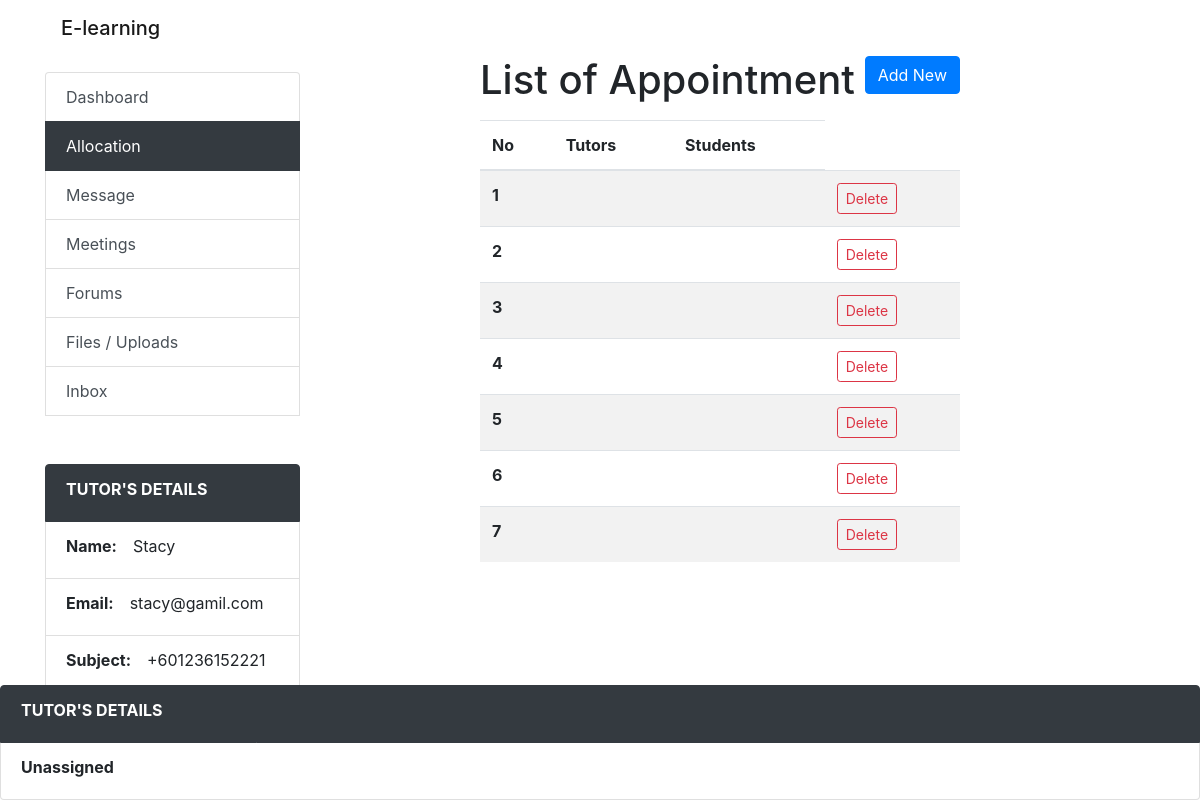
The page /lecture_allocation.php on the database as committed earlier.
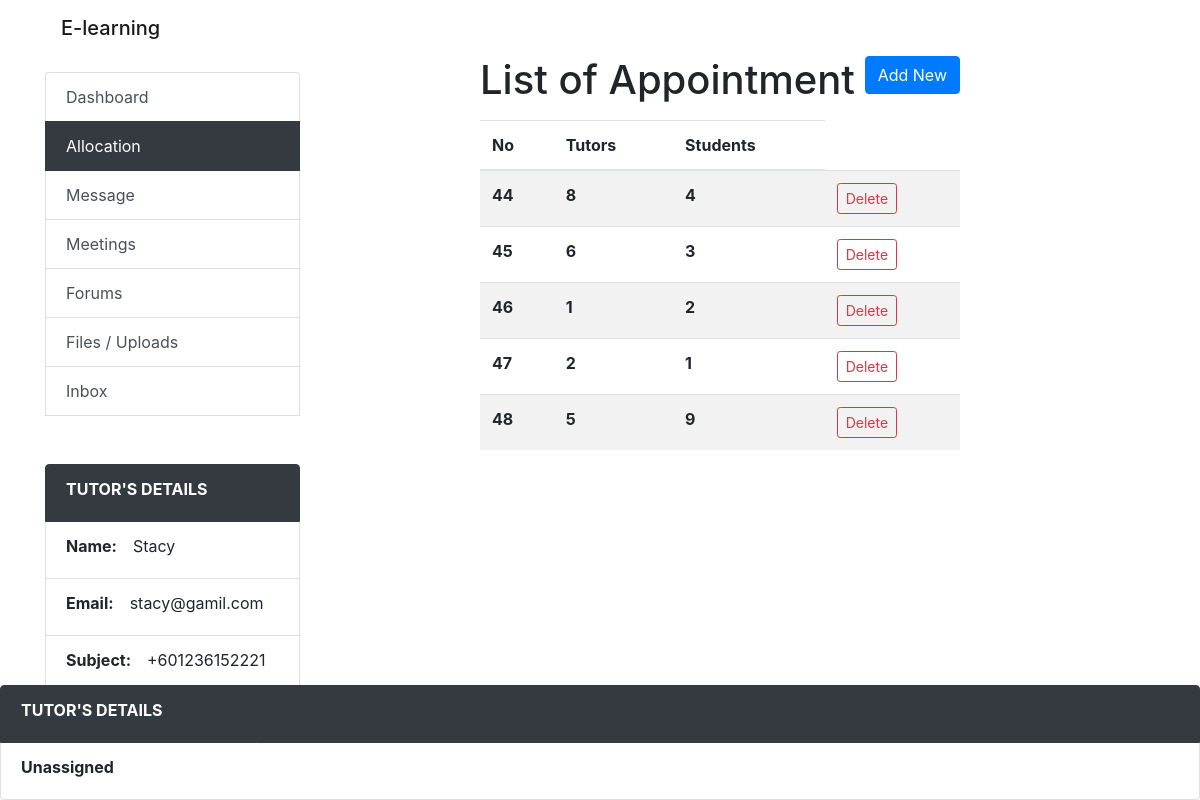
The same page on the database as committed later.
### tables this page shows
CREATE TABLE `allocate` (
  `allocateId` int(11) NOT NULL,
  `allocate_tutorId` int(11) NOT NULL,
  `allocate_studId` int(11) NOT NULL
);

### include/function.php (called while the page is built, shortened)
<?php
function query($sql) {
	global $connection;
	return mysqli_query($connection, $sql);
}
?>

### lecture_allocation.php (the view, shortened to what this page needs)
<?php
include './include/function.php';
include './include/header.php';
$sidebar = ['Dashboard','Allocation','Message','Meetings','Forums','Files / Uploads','Inbox'];
$url = ['#','lecture_allocation.php','#','#','#','#','#'];
?>
<div class="container-fluid row">
	<div class="list-group col-3 mt-3">
		<?php include './include/sidebar.php'; ?>
	</div>
	<div class="col-6 mx-auto">
    <form action="" method="post" >
  <div class="col">
  <div class="form-group">
    <h1>List of Appointment
    <a style="float: right;" class="btn btn-primary" href="lecture_create_allocation.php" >Add New</a>
    </h1>
  </div>
<table class="table table-striped">
  <thead>
    <tr>
      <th scope="col">No</th>
      <th scope="col">Tutors</th>
      <th scope="col">Students</th>
    </tr>
  </thead>
  <tbody>
<?php
  $query = query("SELECT * FROM allocate");
    while($row = mysqli_fetch_assoc($query)){
      $allocateId = $row['allocateId'];
      $allocate_tutorId = $row['allocate_tutorId'];
      $allocate_studId = $row['allocate_studId'];
      echo "<tr>";
      echo "<th scope='row'>$allocateId</th>";
      echo "<th>$allocate_tutorId</th>";
      echo "<th>$allocate_studId</th>";
      echo "<td><a href='lecture_allocation.php?delete={$allocateId}' class='btn btn-outline-danger btn-sm' onclick='check_delete()'>Delete</a></td>";
      echo "</tr>";
    }
?>
  </tbody>
</table>
	</div>
</form>
</div>
</div>
<div class="fixed-bottom">
	<?php
	$L_name = "Stacy";
	$L_Email = "stacy@gamil.com";
	$L_PhoneNumber = "+601236152221";
	?>
	<li class="list-group-item active bg-dark btn-outline-dark"><label class="font-weight-bold pr-3">TUTOR'S DETAILS</label></li>
	<?php
	if(0){
		echo "
		<li class='list-group-item'><label class='font-weight-bold pr-3'>Name:</label>$L_name</li>
		<li class='list-group-item'><label class='font-weight-bold pr-3'>Email:</label>$L_Email</li>
		<li class='list-group-item'><label class='font-weight-bold pr-3'>Subject:</label>$L_PhoneNumber</li>
		";
	}else{
		echo "<li class='list-group-item'><label class='font-weight-bold pr-3'>Unassigned</li>";
	}
	?>
</div>
<?php
include './include/footer.php';
?>

### include/header.php (shortened to what this page needs)
<?php
	include_once 'function.php';
?>
<!DOCTYPE html>
<html>
<head>
  <link rel="stylesheet" href="https://stackpath.bootstrapcdn.com/bootstrap/4.4.1/css/bootstrap.min.css">
</head>
<body class="container">
	<header>
			<nav class="navbar navbar-light">
				<span class="navbar-brand mb-0 h1">E-learning</span>
			</nav>
	</header>

### include/sidebar.php
  <?php
  	foreach ($sidebar as $key => $value) {
  		echo "<a href='$url[$key]' class='list-group-item list-group-item-action'>$value</a>";
  	}
   ?>
   <div class="mt-5">
	<?php
	$L_name = "Stacy";
	$L_Email = "stacy@gamil.com";
	$L_PhoneNumber = "+601236152221";
	?>
	<li class="list-group-item active bg-dark btn-outline-dark"><label class="font-weight-bold pr-3">TUTOR'S DETAILS</label></li>
	<?php
	if(1){
		echo "
		<li class='list-group-item'><label class='font-weight-bold pr-3'>Name:</label>$L_name</li>
		<li class='list-group-item'><label class='font-weight-bold pr-3'>Email:</label>$L_Email</li>
		<li class='list-group-item'><label class='font-weight-bold pr-3'>Subject:</label>$L_PhoneNumber</li>
		";
	}else{
		echo "<li class='list-group-item'><label class='font-weight-bold pr-3'>Unassigned</li>";
	}
	?>
</div>

### include/footer.php (shortened to what this page needs)
</body>
</html>

Rows that differ between the two databases and show on the page:
removed allocate: allocateId "1"
removed allocate: allocateId "2"
removed allocate: allocateId "3"
removed allocate: allocateId "4"
removed allocate: allocateId "5"
removed allocate: allocateId "6"
removed allocate: allocateId "7"
added allocate: allocateId "44", allocate_tutorId "8", allocate_studId "4"
added allocate: allocateId "45", allocate_tutorId "6", allocate_studId "3"
added allocate: allocateId "46", allocate_tutorId "1", allocate_studId "2"
added allocate: allocateId "47", allocate_tutorId "2", allocate_studId "1"
added allocate: allocateId "48", allocate_tutorId "5", allocate_studId "9"
